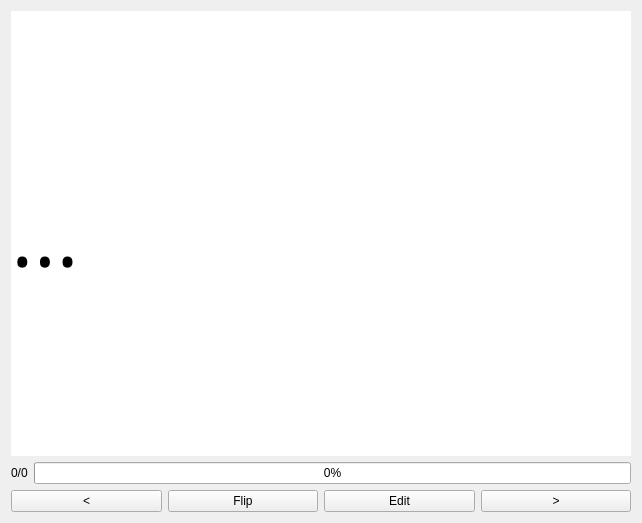
<?xml version="1.0" encoding="UTF-8"?>
<ui version="4.0">
 <class>stackviewer</class>
 <widget class="QWidget" name="stackviewer">
  <property name="geometry">
   <rect>
    <x>0</x>
    <y>0</y>
    <width>638</width>
    <height>523</height>
   </rect>
  </property>
  <property name="windowTitle">
   <string>Stack Viewer</string>
  </property>
  <property name="styleSheet">
   <string notr="true"/>
  </property>
  <layout class="QVBoxLayout" name="verticalLayout">
   <item>
    <widget class="QLabel" name="flashcardLabel">
     <property name="minimumSize">
      <size>
       <width>620</width>
       <height>437</height>
      </size>
     </property>
     <property name="maximumSize">
      <size>
       <width>16777215</width>
       <height>16777215</height>
      </size>
     </property>
     <property name="sizeIncrement">
      <size>
       <width>0</width>
       <height>0</height>
      </size>
     </property>
     <property name="font">
      <font>
       <family>Open Sans</family>
       <pointsize>64</pointsize>
      </font>
     </property>
     <property name="styleSheet">
      <string notr="true">background-color: #ffffff;</string>
     </property>
     <property name="text">
      <string>...</string>
     </property>
    </widget>
   </item>
   <item>
    <layout class="QHBoxLayout" name="horizontalLayout_2">
     <item>
      <widget class="QLabel" name="progressLabel">
       <property name="text">
        <string>0/0</string>
       </property>
      </widget>
     </item>
     <item>
      <widget class="QProgressBar" name="progressBar">
       <property name="value">
        <number>0</number>
       </property>
      </widget>
     </item>
    </layout>
   </item>
   <item>
    <layout class="QHBoxLayout" name="horizontalLayout">
     <item>
      <widget class="QPushButton" name="prevPushButton">
       <property name="text">
        <string>&lt;</string>
       </property>
      </widget>
     </item>
     <item>
      <widget class="QPushButton" name="flipPushButton">
       <property name="text">
        <string>Flip</string>
       </property>
      </widget>
     </item>
     <item>
      <widget class="QPushButton" name="editPushButton">
       <property name="text">
        <string>Edit</string>
       </property>
      </widget>
     </item>
     <item>
      <widget class="QPushButton" name="nextPushButton">
       <property name="text">
        <string>&gt;</string>
       </property>
      </widget>
     </item>
    </layout>
   </item>
  </layout>
 </widget>
 <resources/>
 <connections/>
</ui>
